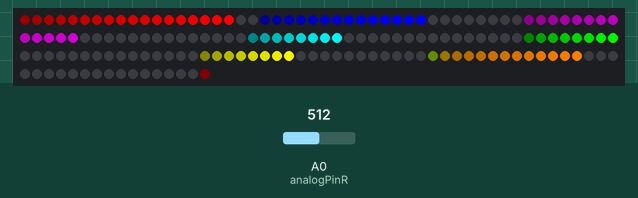
Recording of a sketch running on a simulated Arduino Uno, built with avr-gcc and run on an emulated ATmega328P. Parts: 166 RGB LEDs in strip order, left to right, continuing on the next row. The inputs (shaded band) are chosen by the test bench; at power-on: A0 (analogPinR) = 512. What the sketch prints to the serial monitor is not drawn.

Above: at 1.2 s.
1.3 s: A0 (analogPinR) set to 245
At 3.6 s:
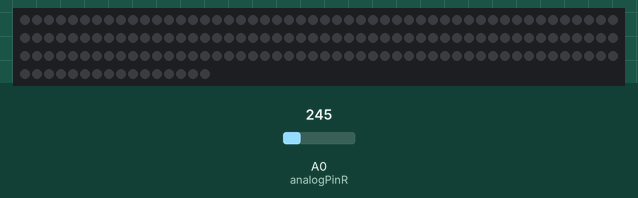
3.8 s: A0 (analogPinR) set to 716
At 3.96 s:
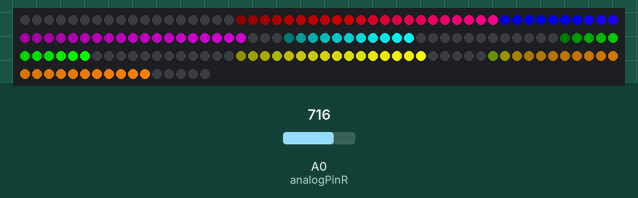
6.2 s: A0 (analogPinR) set to 306
At 7.17 s:
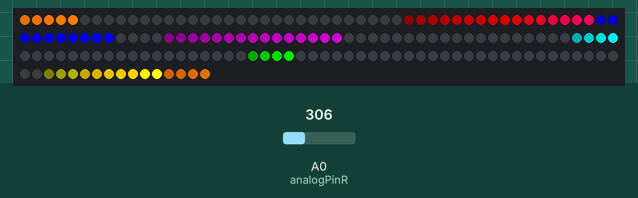
9.2 s: A0 (analogPinR) set to 900
At 9.62 s:
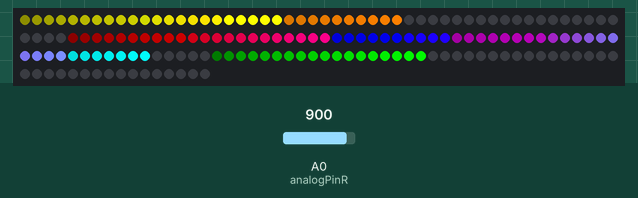
11.8 s: A0 (analogPinR) set to 511
At 14.34 s:
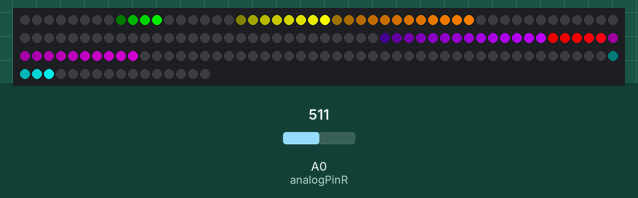
14.8 s: A0 (analogPinR) set to 122
At 15.48 s:
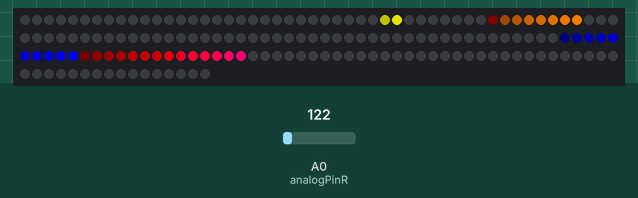

The sketch:

10_addingmemoryfix_colorblendingraceaudiostopturnoff_fastled.ino
```cpp
/*
#include <Adafruit_NeoPixel.h>
//*/
#include <FastLED.h>
#define PIN 6
#define CNT_LIGHTS 166
CRGB strip[CNT_LIGHTS];

//Adafruit_NeoPixel strip = Adafruit_NeoPixel(CNT_LIGHTS, PIN, NEO_GRB + NEO_KHZ800);
//fixed settings
int analogPinL = 1; // read from multiplexer using analog input 0
int analogPinR = 0; // read from multiplexer using analog input 0
int strobePin = 12; // strobe is attached to digital pin 2
int resetPin = 13; // reset is attached to digital pin 3
int msgReadings[7] = {0, 0, 0, 0, 0, 0, 0};

int resolution = CNT_LIGHTS / 7+10; //speed resulution
int stoptres = 5; // threshold for full stop
int moment = 10; //higher number means led will have more momentum
int momcount = 0;
int speedcomp = 0; //for making snake shorter as time goes by
boolean flag1 =0;
float scale[7] = {1.6, 1.5, 1, 1, 1.2, 1.5, 1.8};
int speeds[7] = {0, 0, 0, 0, 0, 0, 0}; //counter for movement delay
int speedin[7] = {7, 7, 7, 7, 7, 7, 7}; //setspeed
int leddat[CNT_LIGHTS][3];
int ledw = CNT_LIGHTS / 7;
int widths[7] = {ledw, ledw, ledw, ledw, ledw, ledw, ledw};
int leds[7][4] = {{0, 0, 255, widths[0] * 1},
  {128, 0, 128, widths[1] * 2},
  {0, 255, 255, widths[2] * 3},
  {0, 255, 0, widths[3] * 4},
  {255, 255, 0, widths[4] * 5},
  {255, 128, 0, widths[5] * 6},
  {255, 0, 0, widths[6] * 7}
}; //grb + position


void setup() {
  Serial.begin(9600); // print to serial monitor
  FastLED.addLeds<NEOPIXEL, PIN>(strip, CNT_LIGHTS);
  //strip.begin();
  //strip.show();
  pinMode(analogPinL, INPUT);
  pinMode(analogPinR, INPUT);
  pinMode(strobePin, OUTPUT);
  pinMode(resetPin, OUTPUT);
  digitalWrite(resetPin, LOW);
  digitalWrite(strobePin, HIGH);
  Serial.print("WELCOME  ");
  Serial.println(ledw);
}

void loop() {
  getaudio();
  moveled(); //move led forward one
  //Serial.print(speedin[0]);
  //Serial.print("  ");
  //Serial.println(ledw-(ledw/(speedin[0])));
}


void moveled() {
  //leddat[10][2] = 255;
  //leddat[20][1] = 255;
  //________________________moving leds
  for (int h = 0; h < 7; h++) {                                         //7 bands
    widths[h] = constrain(ledw - speedin[h], 0, ledw);
    for (int i = leds[h][3]; i > leds[h][3] - widths[h]; i--) {              //width of led starting from led position

      for (int k = 0; k < 3; k++) {                                      //3 Colors
        if (i < 0) {                                                     //if going behind the strip
          if (leddat[CNT_LIGHTS + i][k] + leds[h][k] - ((leds[h][k] / widths[h]) * (leds[h][3] - i + 1)) >= 255) {
            //strip[i].setRGB(255, 255, 255);
            leddat[CNT_LIGHTS + i][k] = 255;
          } else {
              leddat[CNT_LIGHTS + i][k] += leds[h][k] - ((leds[h][k] / widths[h]) * (leds[h][3] - i + 1));          //brighness diminish
          }
        } else {
          if (leddat[i][k] + leds[h][k] - ((leds[h][k] / widths[h]) * (leds[h][3] - i + 1)) >= 255) {
            leddat[i][k] = 255;
          }
          else {
              leddat[i][k] += leds[h][k] - ((leds[h][k] / widths[h]) * (leds[h][3] - i + 1));          //brighness diminish
          }
        }
      }
    }
  }


  /*
    //_________set the first to be strong
    for(int m=0; m<7; m++){
    for(int s=0; s<3; s++){
      leddat[leds[m][3]][s] = leds[m][s];
    }
    }
  */
  //________set positions with speed
  for (int n = 0; n < 7; n++) {
    if (speedin[n] <= resolution - stoptres) {
      if (leds[n][3] < CNT_LIGHTS - 1) {         //if before the end of the strip
        if (speeds[n] == speedin[n]) {
          leds[n][3] += 1;
          speeds[n] = 0;
        }
      } else {
        leds[n][3] = 1;                         //puts positon back to zero
        speeds[n] = 0;
      }
    }
  }

  //_______incriment speeds
  for (int p = 0; p < 7; p++) {
    speeds[p]++;
  }

  setled();
}


void setled() {
  for (int i = 0; i < CNT_LIGHTS; i++) {
    int r = leddat[i][0];
    int g = leddat[i][1];
    int b = leddat[i][2];
    strip[i].setRGB(r, g, b);
  }
  FastLED.show();
  clearleddat();
}


void clearleddat() {
  for (int i = 0; i < CNT_LIGHTS; i++) {
    leddat[i][0] = 0;
    leddat[i][1] = 0;
    leddat[i][2] = 0;
  }
}

void getaudio() {
  momcount++;
  digitalWrite(resetPin, HIGH);
  digitalWrite(resetPin, LOW);
  for (int i = 0; i < 7; i++)
  {
    digitalWrite(strobePin, LOW);
    delayMicroseconds(30); // to allow the output to settle
    msgReadings[i] = analogRead(analogPinR);
    digitalWrite(strobePin, HIGH);
  }
  for (int i = 0; i < 7; i++)
  {
    int maps = map(msgReadings[i] * scale[i], 110, 1000, resolution, 1);
    //Serial.println(msgReadings[3]*scale[3]);
    maps = constrain(maps, 1, resolution);

    if (maps < speedin[i]) {
      speedin[i]  = maps;
      if (speeds[i] >= speedin[i])
        speeds[i] = speedin[i] - 1;

    }
    else if (maps > speedin[i]) {
      if (momcount >= moment) {
        speedin[i] += 1;
      }
    }
    /*
      /Serial.println(momcount);
      Serial.print(maps);
      Serial.print(":");
      Serial.print(speedin[i]);
      Serial.print(":");
      Serial.print(speeds[i]);
      Serial.print("  ");*/
  }
  if (momcount >= moment)
    momcount = 0;
  //Serial.print(momcount);
  //Serial.println();
}
```

Measured:
- after the input at 1.3 s, the LEDs: first change after 0.11 s (image 1 shows a later state)
- after the input at 3.8 s, the LEDs: change at once (image 2)
- after the input at 9.2 s, the LEDs: change after 0.28 s (image 4)
- after the input at 14.8 s, the LEDs: first change after 0.25 s (image 6 shows a later state)
